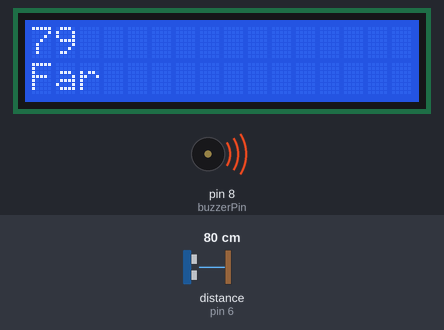
A sketch run on a simulated Arduino Uno, built with avr-gcc and run on an emulated ATmega328P. On the bench: 16×2 character LCD, buzzer (waves = sounding). Wiring (inferred from the names in the program): ultrasonic range finder: trigger pin 7; echo pin 6. Inputs (shaded band) come from the test bench; at power-on: distance to the obstacle (sensor on pin 6) 80 cm. The echo pulse lasts 58.3 µs per cm; what the sketch prints to the serial monitor is not drawn.

Above: at 2.3 s.
2.4 s: distance to the obstacle (sensor on pin 6) set to 2 cm
At 7.6 s:
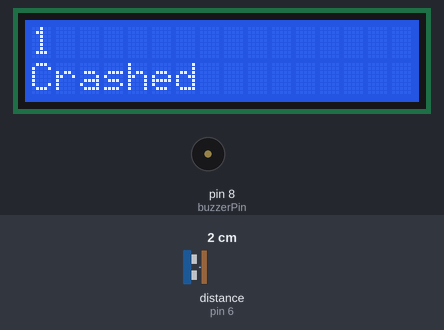
8.5 s: distance to the obstacle (sensor on pin 6) set to 9 cm
At 10.9 s:
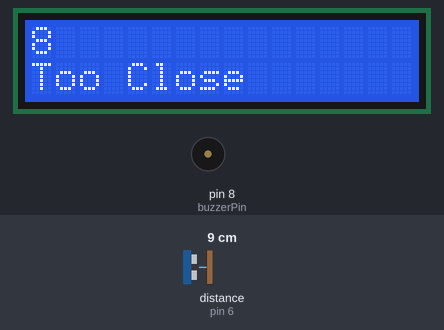
14.6 s: distance to the obstacle (sensor on pin 6) set to 35 cm
At 19.6 s:
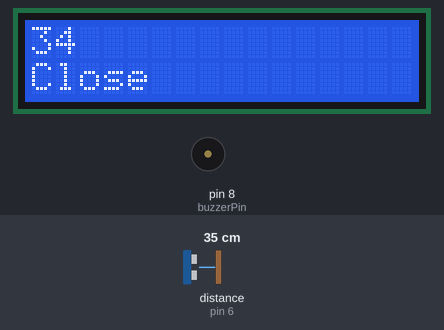
20.4 s: distance to the obstacle (sensor on pin 6) set to 120 cm
At 25.1 s:
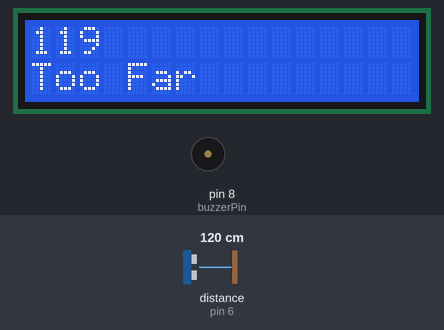
Timing chart, 0 to 27.5 s (numbered marks = the images above; inputs shaded):
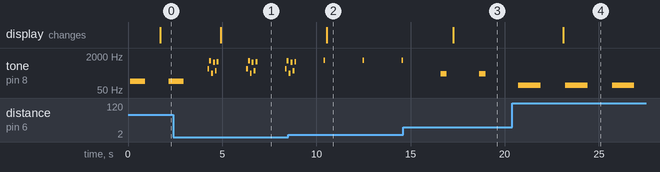

Measured:
- after the input at 2.4 s, the display: changes after 2.5 s (image 1)
- after the input at 8.5 s, the display: changes after 2.1 s (image 2)
- after the input at 14.6 s, the display: changes after 2.7 s (image 3)
- after the input at 20.4 s, the display: changes after 2.7 s (image 4)
- by itself, tone on pin 8 (buzzerPin): alternates 84 Hz for 1.2 s and silent for 1.3 s

The sketch:

Exp6.ino
```cpp
//2017510025 - Zekiye Doğan

//library for using lcd functions
#include <LiquidCrystal.h>
//define lcd pins
//rs=register, en=enable, d4 = 4.data pin, d5 = 5.data pin, d6 = 6.data pin, d7 = 7.data pin
const int rs = 12, en = 11, d4 = 5, d5 = 4, d6 = 3, d7 = 2;
//to set the connections of the lcn pins
LiquidCrystal lcd(rs, en, d4, d5, d6, d7);

//define ultrasonic sonsor pins
//listens for the returning signal
#define echoPin 6
//sends the audio signal to the object
#define trigPin 7
//define buzzer pin
#define buzzerPin 8

long distance;//to hold the distance value of the object from the sensor
int passedTime;//to keep track of the elapsed time during transactions

String date = "2021.09.31"; //given date
String time = "14:26:45"; //given time
int year,month,day,hour,min,sec; //min=minute, sec=second

void setup()
{
  pinMode(echoPin,INPUT);//from sensor to arduino
  pinMode(trigPin,OUTPUT);//from arduino to sensor
  pinMode(buzzerPin,OUTPUT);//from arduino to buzzer
  splitDateTime();//to get year-month-day-hour-minute-second values
  Serial.begin(9600);
  lcd.begin(16, 2);
}

void loop()
{
  distance = calculateDistance();//calculate distance
  buzzerSound();//make buzzer sounds according to distance
  lcdPrint();//print lcd screen
  printDateTime(); //get year-month-day-hour-minute-second values
  serialPrint();//print serian monitor

  //to make sure that the time elapsed through transactions increases every two seconds
  while(true){
    if(passedTime >= 2000){
      sec = sec+2;
      passedTime = passedTime-2000;//reduce passedTime by 2 seconds
      break;
    }
    delay(1);
    passedTime++;//increase until reaches to 2 seconds
  }

}

//to make a sound from the buzzer according to the distance value
void buzzerSound(){

  if(distance<5){//for game over sound
    //tone(pin,frequency) -- generates a square wave of the specified frequency on a pin.
    //noTone() -- stops the generation of a square wave triggered by tone().
    tone(buzzerPin,500);
    delay(100);
    tone(buzzerPin,1200);
    delay(100);
    tone(buzzerPin,300);
    delay(100);
    tone(buzzerPin,1000);
    delay(100);
    tone(buzzerPin,400);
    delay(100);
    tone(buzzerPin,1100);
    delay(100);
    noTone(buzzerPin);
    delay(100);
    passedTime += 700;//increase passedTime by delay value
  }
  else{
    tone(buzzerPin,(10000/distance));
    //directly proportional to distance value
    delay(distance*10);
    noTone(buzzerPin);
    delay(distance*10);
    passedTime += (distance*20);//increase passedTime by delay value
  }
}

//to calculate distance based on values from ultrasonic sensor
//return distance value
int calculateDistance(){

  //triggers the trigPin to send a signal
  digitalWrite(trigPin,LOW);
  delayMicroseconds(2);
  digitalWrite(trigPin,HIGH);
  delayMicroseconds(10);
  digitalWrite(trigPin,LOW);

  //wait until echoPin is high
  long duration = pulseIn(echoPin,HIGH);//hold elapsed time until echoPin goes high
  long dist = duration/58.2;//calculate distance taking into account time and speed of sound
  delay(50);
  passedTime += 50;//increase passedTime by delay value

  return dist;

}

//to specify what the distance value means for lcd display
//display lcd screen
void lcdPrint(){
  lcd.clear();//clear screen for better results
  lcd.setCursor(0,0);
  lcd.print(distance);
  lcd.setCursor(0, 1);
  if(distance<5){
    lcd.print("Crashed");
  }
  else if(5<=distance && distance<=20){
    lcd.print("Too Close");
  }
  else if(21<=distance && distance<=50){
    lcd.print("Close");
  }
  else if(51<=distance && distance<=100){
    lcd.print("Far");
  }
  else{
    lcd.print("Too Far");
  }

}
//to specify what the distance value means for serial monitor
//print serial monitor
void serialPrint()
{
  Serial.print("Distance: ");
  Serial.println(distance);//print distance

  if(distance<5){
    Serial.println("It is crashed.");
  }
  else if(5<=distance && distance<=20){
    Serial.println("It is too close.");
  }
  else if(21<=distance && distance<=50){
    Serial.println("It is close.");
  }
  else if(51<=distance && distance<=100){
    Serial.println("It is far.");
  }
  else{
    Serial.println("It is too far");
  }

  Serial.println("-------------------------------------------");
}

void printDateTime(){
  changeDate();//update date and time

  //printing date
  Serial.print("Date: ");
  small(day);//print day
  Serial.print(".");
  small(month);//print month
  Serial.print(".");
  Serial.print(year);//print year
  Serial.print(" - ");

  //printing time
  Serial.print("Hour: ");
  small(hour);////print hour
  Serial.print(":");
  small(min);////print minute
  Serial.print(":");
  small(sec);////print second
  Serial.print(" - ");
}

//to put 0 in front of numbers less than 10
void small(int val){
  if(val<10)
    Serial.print("0");
  Serial.print(val);
}

//as the seconds increase, the date will change over time.
//to ensure that the date is changed correctly.
void changeDate(){
  //Increase the minute if the second is 60, the hour if the minute is 60,
  //the day if the hour is 24, the month if the day is (28-30-31), the year if the month is 12.
  if(sec>=60){
    min++;
    sec=sec-60;
    if(min==60){
      hour++;
      min=0;
      if(hour==24){
        day++;
        hour=0;
        if(day==31&& month==1|| month==3|| month==5|| month==7|| month==8|| month==10|| month==12){
          month++;
          day=1;
          if(month==13){
            year++;
            month=1;
          }
        }
        else if(day==30&& month==4|| month==6|| month==9|| month==11){
          month++;
          day=1;
        }
        else if(day==28&& month==2){
          month++;
          day=1;
        }
      }
    }
  }
}
//to get year-month-day-hour-minute-second values by taking substrings of time and date values
void splitDateTime(){
  //find year
  year = date.substring(0, 4).toInt();
  //find month
  month = date.substring(5, 7).toInt();
  //find day
  day = date.substring(8,10).toInt();
  //find hour
  hour = time.substring(0, 2).toInt();
  //find minute
  min = time.substring(3,5).toInt();
  //find second
  sec = time.substring(6,8).toInt();
}
// useful links
//https://www.youtube.com/watch?v=UKj6qtSBXMQ
//https://www.youtube.com/watch?v=_GWE4qINY80&list=PLDRcccSktQd5mfXDtGv975V77RCrW6H7U&index=28
```
